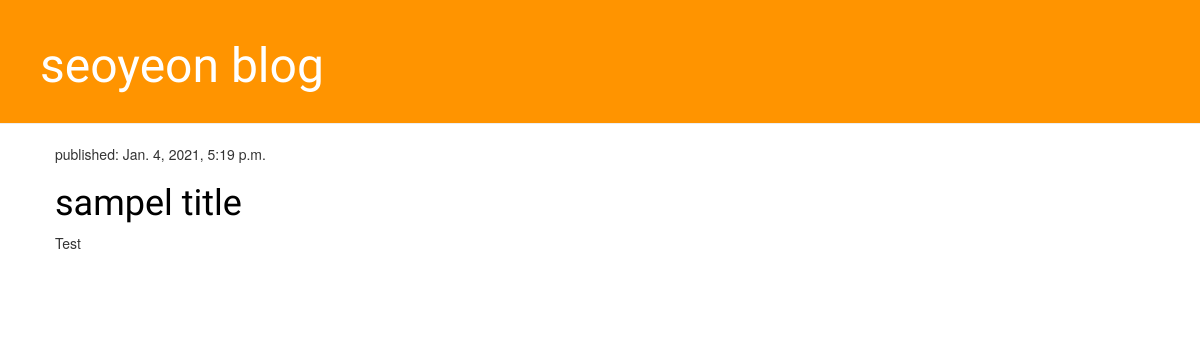
The app's page /, older data.
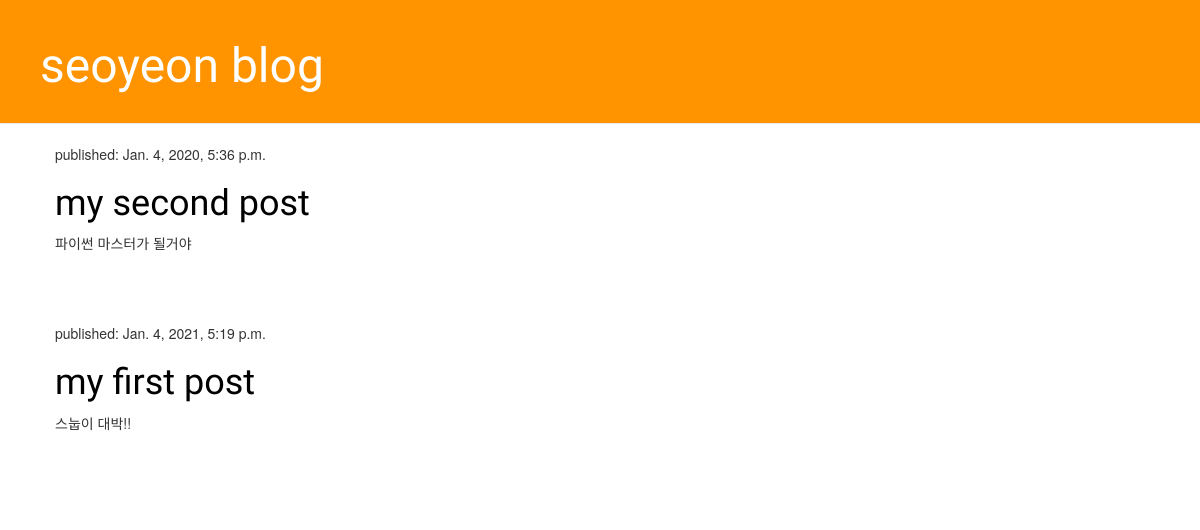
The same page, newer data.
### blog/models.py (models this page shows, shortened)
class Post(models.Model):
    author = models.ForeignKey(settings.AUTH_USER_MODEL, on_delete=models.CASCADE)
    title = models.CharField(max_length=200)
    text = models.TextField()
    created_date = models.DateTimeField(
        default=timezone.now)
    published_date = models.DateTimeField(
        blank=True, null=True
    )

### blog/views.py (the view)
# urls.py: path('', views.post_list, name='post_list'),
def post_list(request):
    posts = Post.objects.filter(published_date__lte=timezone.now()).order_by('published_date')
    return render(request, 'blog/post_list.html', {'posts':posts})

### blog/templates/blog/post_list.html
{% extends 'blog/base.html' %}
{% block content %}
    {% for post in posts %}
        <div class="post">
            <p>published: {{ post.published_date }}</p>
            <h1><a href="{% url 'post_detail' pk=post.pk %}">{{ post.title }}</a></h1>
            <p>{{ post.text|linebreaksbr }}</p>
        </div>
    {% endfor %}
{% endblock %}

Row changes from the older to the newer data that the page shows:
now on this page (row edited): Post: published_date "Jan. 4, 2020, 5:36 p.m.", title "my second post", text "파이썬 마스터가 될거야"
changed Post: title "sampel title" → "my first post"; text "Test" → "스눕이 대박!!"
